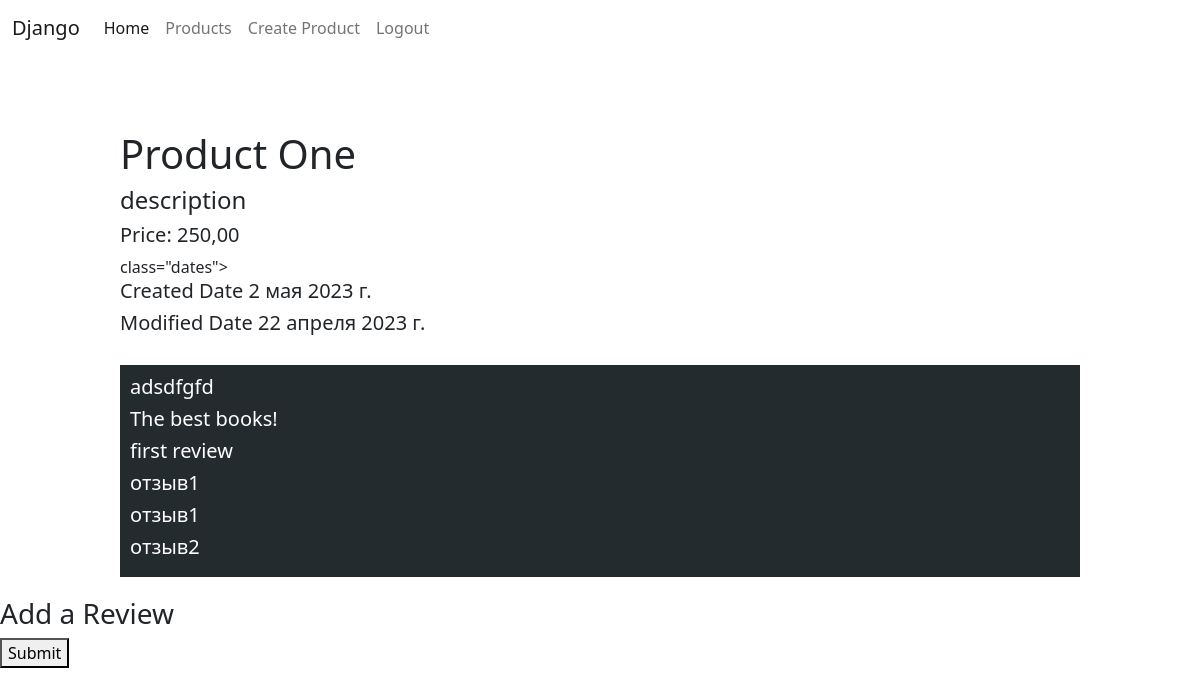
The page /products/1/ on the database its author committed.
### products/models.py (models this page shows, shortened)
class Product(models.Model):
    name = models.CharField(max_length=100)
    description = models.TextField()
    price = models.DecimalField(max_digits=10, decimal_places=2)
    image = models.ImageField(blank=True, null=True)
    created_date = models.DateField(auto_now=True)
    modified_date = models.DateField(auto_now_add=True)

class Review(models.Model):
    text = models.CharField(max_length=256)
    product = models.ForeignKey(Product, on_delete=models.CASCADE)

### products/views.py (the view, shortened to what this page needs)
# urls.py: path('products/<int:id>/', product_detail_view),
def product_detail_view(request, id):
    if request.method == 'GET':
        product = Product.objects.get(id=id)
        context = {
            'product': product,
            'review': product.review_set.all(),
            'form': ReviewCreateForm,
            'user': request.user
        }
        return render(request, 'products/detail.html', context=context)

### templates/products/detail.html (shortened to what this page needs)
{% extends 'layouts/index.html' %}
{% block content %}
    <div class="product_block">
        <div class="info">
            <h1>{{ product.name }}</h1>
            <h4>{{ product.description }}</h4>
            <h5>Price: {{ product.price }}</h5>
            <div> class="dates">
                <h5>Created Date {{ product.created_date }}</h5>
                <h5>Modified Date {{ product.modified_date }}</h5>
            </div>
        </div>
        <div class="reviews">
            {% for revie in review %}
                <div class="review_block">
                    <h5>{{ revie.text }}</h5>
                </div>
            {% endfor %}
        </div>
    </div>
  <h3>Add a Review</h3>
  <form method="post">
    <button type="submit">Submit</button>
  </form>
{% endblock %}

### templates/products/detail.html (style rules this page uses)
.product_block { width: 80%; margin-left: 10%; margin-top: 50px; }
.reviews { margin-top: 30px; }
.reviews { background: #242b2e; margin-bottom: 20px; color: #ffffff; padding: 10px; }

### rows shown on the page
Product: name "Product One", description "description", price "250,00", created_date "2 мая 2023 г.", modified_date "22 апреля 2023 г."
Review: text "adsdfgfd"
Review: text "The best books!"
Review: text "first review"
Review: text "отзыв1"
Review: text "отзыв1"
Review: text "отзыв2"
